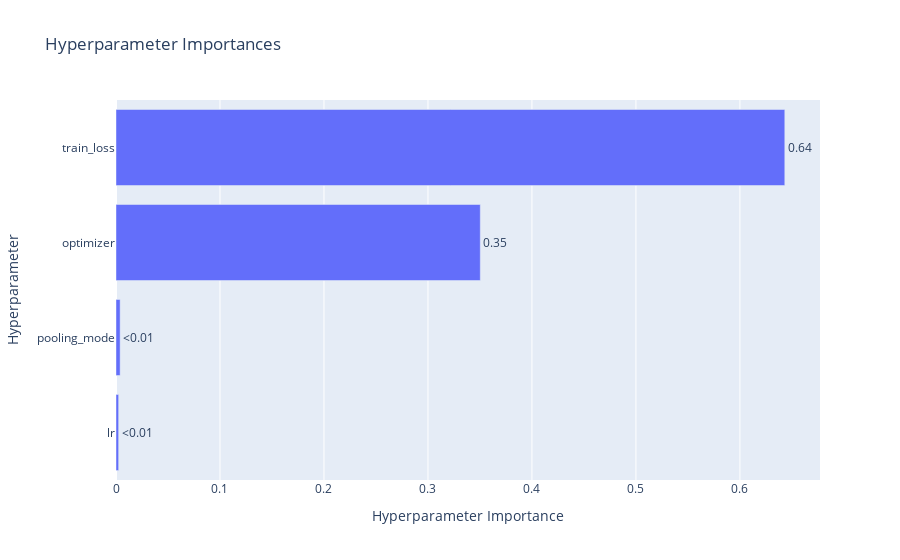

Notebook code for this chart:
### Code cell
optuna.visualization.plot_param_importances(study)

### Figure 1 — Plotly figure (JSON) as saved in the notebook; plotly's stock layout.template omitted (floating-point values rounded to 4 significant figures)
{"data": [{"cliponaxis": false, "hovertemplate": ["lr (FloatDistribution): 0.0025443885980620585<extra></extra>", "pooling_mode (CategoricalDistribution): 0.003969116442740312<extra></extra>", "optimizer (CategoricalDistribution): 0.3503242486227151<extra></extra>", "train_loss (CategoricalDistribution): 0.6431622463364824<extra></extra>"], "name": "Objective Value", "orientation": "h", "text": ["<0.01", "<0.01", "0.35", "0.64"], "textposition": "outside", "type": "bar", "x": [0.002544, 0.003969, 0.3503, 0.6432], "y": ["lr", "pooling_mode", "optimizer", "train_loss"]}], "layout": {"title": {"text": "Hyperparameter Importances"}, "xaxis": {"title": {"text": "Hyperparameter Importance"}}, "yaxis": {"title": {"text": "Hyperparameter"}}}}
